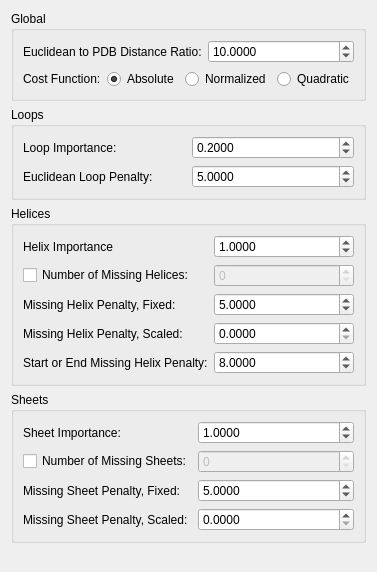
      <widget class="QWidget" name="tabAdvancedSettings" >
       <attribute name="title" >
        <string>Matching Settings</string>
       </attribute>
       <layout class="QVBoxLayout" name="verticalLayout_4" >
        <item>
         <widget class="QGroupBox" name="groupBox_6" >
          <property name="title" >
           <string>Global</string>
          </property>
          <layout class="QGridLayout" name="gridLayout_13" >
           <item row="0" column="0" >
            <layout class="QVBoxLayout" name="verticalLayout_3" >
             <item>
              <layout class="QGridLayout" name="gridLayout_12" >
               <item row="0" column="0" >
                <widget class="QLabel" name="label_13" >
                 <property name="text" >
                  <string>Euclidean to PDB Distance Ratio:</string>
                 </property>
                </widget>
               </item>
               <item row="0" column="1" >
                <widget class="QDoubleSpinBox" name="doubleSpinBoxEuclideanToPDBRatio" >
                 <property name="sizePolicy" >
                  <sizepolicy vsizetype="Fixed" hsizetype="Preferred" >
                   <horstretch>0</horstretch>
                   <verstretch>0</verstretch>
                  </sizepolicy>
                 </property>
                 <property name="decimals" >
                  <number>4</number>
                 </property>
                 <property name="maximum" >
                  <double>10000000.000000000000000</double>
                 </property>
                 <property name="value" >
                  <double>10.000000000000000</double>
                 </property>
                </widget>
               </item>
              </layout>
             </item>
             <item>
              <layout class="QHBoxLayout" name="horizontalLayout_3" >
               <item>
                <widget class="QLabel" name="label_22" >
                 <property name="text" >
                  <string>Cost Function:</string>
                 </property>
                </widget>
               </item>
               <item>
                <widget class="QRadioButton" name="radioButtonAbsoluteDifference" >
                 <property name="sizePolicy" >
                  <sizepolicy vsizetype="Fixed" hsizetype="Maximum" >
                   <horstretch>0</horstretch>
                   <verstretch>0</verstretch>
                  </sizepolicy>
                 </property>
                 <property name="text" >
                  <string>Absolute</string>
                 </property>
                 <property name="checked" >
                  <bool>true</bool>
                 </property>
                </widget>
               </item>
               <item>
                <widget class="QRadioButton" name="radioButtonNormalizedDifference" >
                 <property name="sizePolicy" >
                  <sizepolicy vsizetype="Fixed" hsizetype="Maximum" >
                   <horstretch>0</horstretch>
                   <verstretch>0</verstretch>
                  </sizepolicy>
                 </property>
                 <property name="text" >
                  <string>Normalized</string>
                 </property>
                </widget>
               </item>
               <item>
                <widget class="QRadioButton" name="radioButtonQuadraticError" >
                 <property name="sizePolicy" >
                  <sizepolicy vsizetype="Fixed" hsizetype="Maximum" >
                   <horstretch>0</horstretch>
                   <verstretch>0</verstretch>
                  </sizepolicy>
                 </property>
                 <property name="text" >
                  <string>Quadratic</string>
                 </property>
                </widget>
               </item>
              </layout>
             </item>
            </layout>
           </item>
          </layout>
         </widget>
        </item>
        <item>
         <widget class="QGroupBox" name="groupBox_2" >
          <property name="title" >
           <string>Loops</string>
          </property>
          <layout class="QGridLayout" name="gridLayout_9" >
           <item row="0" column="0" >
            <layout class="QGridLayout" name="gridLayout_8" >
             <item row="0" column="0" >
              <widget class="QLabel" name="label_11" >
               <property name="text" >
                <string>Loop Importance:</string>
               </property>
              </widget>
             </item>
             <item row="0" column="1" >
              <widget class="QDoubleSpinBox" name="doubleSpinBoxLoopImportance" >
               <property name="sizePolicy" >
                <sizepolicy vsizetype="Fixed" hsizetype="Preferred" >
                 <horstretch>0</horstretch>
                 <verstretch>0</verstretch>
                </sizepolicy>
               </property>
               <property name="decimals" >
                <number>4</number>
               </property>
               <property name="maximum" >
                <double>100.000000000000000</double>
               </property>
               <property name="singleStep" >
                <double>0.100000000000000</double>
               </property>
               <property name="value" >
                <double>0.200000000000000</double>
               </property>
              </widget>
             </item>
             <item row="1" column="0" >
              <widget class="QLabel" name="label_9" >
               <property name="text" >
                <string>Euclidean Loop Penalty:</string>
               </property>
              </widget>
             </item>
             <item row="1" column="1" >
              <widget class="QDoubleSpinBox" name="doubleSpinBoxEuclideanLoopUsedPenalty" >
               <property name="sizePolicy" >
                <sizepolicy vsizetype="Fixed" hsizetype="Preferred" >
                 <horstretch>0</horstretch>
                 <verstretch>0</verstretch>
                </sizepolicy>
               </property>
               <property name="decimals" >
                <number>4</number>
               </property>
               <property name="maximum" >
                <double>999999999.999899983406067</double>
               </property>
               <property name="value" >
                <double>5.000000000000000</double>
               </property>
              </widget>
             </item>
            </layout>
           </item>
          </layout>
         </widget>
        </item>
        <item>
         <widget class="QGroupBox" name="groupBox" >
          <property name="sizePolicy" >
           <sizepolicy vsizetype="Preferred" hsizetype="Preferred" >
            <horstretch>0</horstretch>
            <verstretch>0</verstretch>
           </sizepolicy>
          </property>
          <property name="title" >
           <string>Helices</string>
          </property>
          <property name="flat" >
           <bool>false</bool>
          </property>
          <property name="checkable" >
           <bool>false</bool>
          </property>
          <layout class="QGridLayout" name="gridLayout_11" >
           <item row="0" column="0" >
            <layout class="QGridLayout" name="gridLayout_7" >
             <item row="0" column="0" >
              <widget class="QLabel" name="label_10" >
               <property name="text" >
                <string>Helix Importance</string>
               </property>
              </widget>
             </item>
             <item row="0" column="1" >
              <widget class="QDoubleSpinBox" name="doubleSpinBoxHelixImportance" >
               <property name="sizePolicy" >
                <sizepolicy vsizetype="Fixed" hsizetype="Preferred" >
                 <horstretch>0</horstretch>
                 <verstretch>0</verstretch>
                </sizepolicy>
               </property>
               <property name="decimals" >
                <number>4</number>
               </property>
               <property name="maximum" >
                <double>100.000000000000000</double>
               </property>
               <property name="singleStep" >
                <double>0.100000000000000</double>
               </property>
               <property name="value" >
                <double>1.000000000000000</double>
               </property>
              </widget>
             </item>
             <item row="1" column="0" >
              <widget class="QCheckBox" name="checkBoxMissingHelices" >
               <property name="text" >
                <string>Number of Missing Helices:</string>
               </property>
              </widget>
             </item>
             <item row="1" column="1" >
              <widget class="QSpinBox" name="spinBoxMissingHelixCount" >
               <property name="enabled" >
                <bool>false</bool>
               </property>
              </widget>
             </item>
             <item row="2" column="0" >
              <widget class="QLabel" name="label_7" >
               <property name="text" >
                <string>Missing Helix Penalty, Fixed:</string>
               </property>
              </widget>
             </item>
             <item row="2" column="1" >
              <widget class="QDoubleSpinBox" name="doubleSpinBoxHelixMissingPenalty" >
               <property name="sizePolicy" >
                <sizepolicy vsizetype="Fixed" hsizetype="Preferred" >
                 <horstretch>0</horstretch>
                 <verstretch>0</verstretch>
                </sizepolicy>
               </property>
               <property name="text" stdset="0" >
                <string>5.0000</string>
               </property>
               <property name="decimals" >
                <number>4</number>
               </property>
               <property name="maximum" >
                <double>999999999.999899983406067</double>
               </property>
               <property name="value" >
                <double>5.000000000000000</double>
               </property>
              </widget>
             </item>
             <item row="3" column="0" >
              <widget class="QLabel" name="label_12" >
               <property name="text" >
                <string>Missing Helix Penalty, Scaled:</string>
               </property>
              </widget>
             </item>
             <item row="3" column="1" >
              <widget class="QDoubleSpinBox" name="doubleSpinBoxHelixMissingPenaltyScaled" >
               <property name="sizePolicy" >
                <sizepolicy vsizetype="Fixed" hsizetype="Preferred" >
                 <horstretch>0</horstretch>
                 <verstretch>0</verstretch>
                </sizepolicy>
               </property>
               <property name="text" stdset="0" >
                <string>0.0000</string>
               </property>
               <property name="decimals" >
                <number>4</number>
               </property>
               <property name="maximum" >
                <double>10.000000000000000</double>
               </property>
               <property name="singleStep" >
                <double>0.010000000000000</double>
               </property>
               <property name="value" >
                <double>0.000000000000000</double>
               </property>
              </widget>
             </item>
             <item row="4" column="0" >
              <widget class="QLabel" name="label_8" >
               <property name="text" >
                <string>Start or End Missing Helix Penalty:</string>
               </property>
              </widget>
             </item>
             <item row="4" column="1" >
              <widget class="QDoubleSpinBox" name="doubleSpinBoxEndHelixMissingPenalty" >
               <property name="sizePolicy" >
                <sizepolicy vsizetype="Fixed" hsizetype="Preferred" >
                 <horstretch>0</horstretch>
                 <verstretch>0</verstretch>
                </sizepolicy>
               </property>
               <property name="decimals" >
                <number>4</number>
               </property>
               <property name="maximum" >
                <double>1000000000.000000000000000</double>
               </property>
               <property name="singleStep" >
                <double>1.000000000000000</double>
               </property>
               <property name="value" >
                <double>8.000000000000000</double>
               </property>
              </widget>
             </item>
            </layout>
           </item>
          </layout>
         </widget>
        </item>
        <item>
         <widget class="QGroupBox" name="groupBox_5" >
          <property name="title" >
           <string>Sheets</string>
          </property>
          <layout class="QGridLayout" name="gridLayout_14" >
           <item row="0" column="0" >
            <layout class="QGridLayout" name="gridLayout_10" >
             <item row="0" column="0" >
              <widget class="QLabel" name="label_18" >
               <property name="text" >
                <string>Sheet Importance:</string>
               </property>
              </widget>
             </item>
             <item row="0" column="1" >
              <widget class="QDoubleSpinBox" name="doubleSpinBoxSheetImportance" >
               <property name="sizePolicy" >
                <sizepolicy vsizetype="Fixed" hsizetype="Preferred" >
                 <horstretch>0</horstretch>
                 <verstretch>0</verstretch>
                </sizepolicy>
               </property>
               <property name="text" stdset="0" >
                <string>1.0000</string>
               </property>
               <property name="decimals" >
                <number>4</number>
               </property>
               <property name="maximum" >
                <double>100.000000000000000</double>
               </property>
               <property name="singleStep" >
                <double>0.100000000000000</double>
               </property>
               <property name="value" >
                <double>1.000000000000000</double>
               </property>
              </widget>
             </item>
             <item row="1" column="0" >
              <widget class="QCheckBox" name="checkBoxMissingSheets" >
               <property name="text" >
                <string>Number of Missing Sheets:</string>
               </property>
              </widget>
             </item>
             <item row="1" column="1" >
              <widget class="QSpinBox" name="spinBoxMissingSheetCount" >
               <property name="enabled" >
                <bool>false</bool>
               </property>
              </widget>
             </item>
             <item row="2" column="0" >
              <widget class="QLabel" name="label_19" >
               <property name="text" >
                <string>Missing Sheet Penalty, Fixed:</string>
               </property>
              </widget>
             </item>
             <item row="2" column="1" >
              <widget class="QDoubleSpinBox" name="doubleSpinBoxSheetMissingPenalty" >
               <property name="sizePolicy" >
                <sizepolicy vsizetype="Fixed" hsizetype="Preferred" >
                 <horstretch>0</horstretch>
                 <verstretch>0</verstretch>
                </sizepolicy>
               </property>
               <property name="decimals" >
                <number>4</number>
               </property>
               <property name="maximum" >
                <double>999999999.999899983406067</double>
               </property>
               <property name="value" >
                <double>5.000000000000000</double>
               </property>
              </widget>
             </item>
             <item row="3" column="0" >
              <widget class="QLabel" name="label_23" >
               <property name="text" >
                <string>Missing Sheet Penalty, Scaled:</string>
               </property>
              </widget>
             </item>
             <item row="3" column="1" >
              <widget class="QDoubleSpinBox" name="doubleSpinBoxSheetMissingPenaltyScaled" >
               <property name="sizePolicy" >
                <sizepolicy vsizetype="Fixed" hsizetype="Preferred" >
                 <horstretch>0</horstretch>
                 <verstretch>0</verstretch>
                </sizepolicy>
               </property>
               <property name="decimals" >
                <number>4</number>
               </property>
               <property name="maximum" >
                <double>10.000000000000000</double>
               </property>
               <property name="singleStep" >
                <double>0.010000000000000</double>
               </property>
               <property name="value" >
                <double>0.000000000000000</double>
               </property>
              </widget>
             </item>
            </layout>
           </item>
          </layout>
         </widget>
        </item>
        <item>
         <spacer name="verticalSpacer_3" >
          <property name="orientation" >
           <enum>Qt::Vertical</enum>
          </property>
          <property name="sizeHint" stdset="0" >
           <size>
            <width>340</width>
            <height>18</height>
           </size>
          </property>
         </spacer>
        </item>
       </layout>
      </widget>
